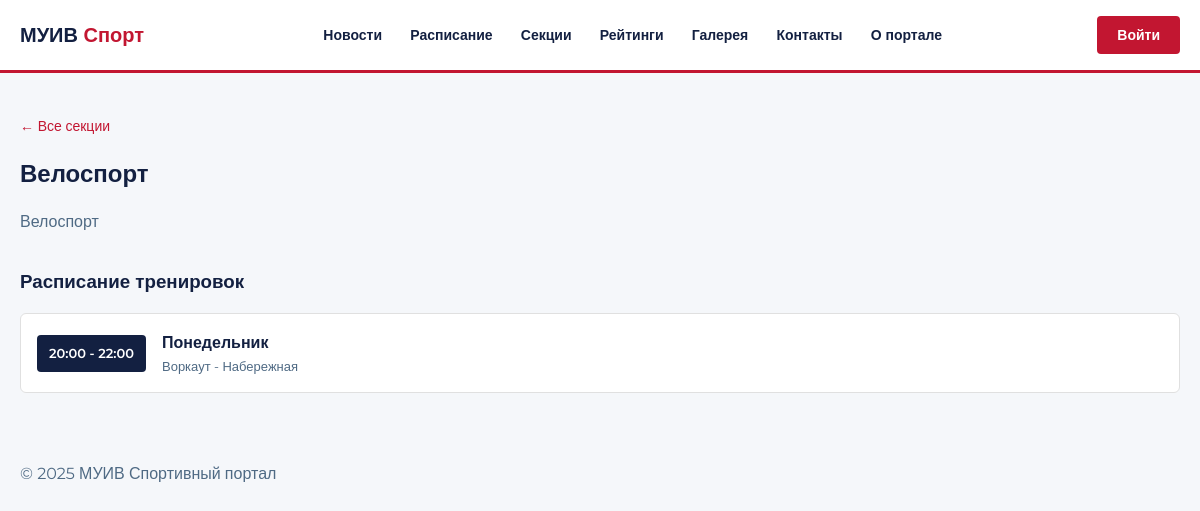
Screenshot of /sports/2/ with the database file from the repository.
### main/models.py (models this page shows, shortened)
class Sport(models.Model):
    name        = models.CharField(max_length=100, verbose_name='Название')
    description = models.TextField(verbose_name='Описание')
    class Meta:
        verbose_name        = 'Вид спорта'
        verbose_name_plural = 'Виды спорта'

class Training(models.Model):
    DAYS = [
        ('mon', 'Понедельник'),
        ('tue', 'Вторник'),
        ('wed', 'Среда'),
        ('thu', 'Четверг'),
        ('fri', 'Пятница'),
        ('sat', 'Суббота'),
        ('sun', 'Воскресенье'),
    ]
    TYPES = [
        ('home',    'Индивидуальная'),
        ('gym',     'Тренажёрный зал'),
        ('section', 'Секция'),
        ('workout', 'Воркаут'),
    ]
    sport      = models.ForeignKey(Sport, on_delete=models.CASCADE, verbose_name='Вид спорта')
    type       = models.CharField(max_length=20, choices=TYPES, default='section', verbose_name='Тип')
    day        = models.CharField(max_length=3, choices=DAYS, verbose_name='День недели')
    time_start = models.TimeField(verbose_name='Начало')
    time_end   = models.TimeField(verbose_name='Конец')
    location   = models.CharField(max_length=200, blank=True, verbose_name='Место')
    capacity   = models.PositiveIntegerField(default=20, verbose_name='Мест всего')
    notes      = models.TextField(blank=True, verbose_name='Описание / задание')
    class Meta:
        verbose_name        = 'Тренировка'
        verbose_name_plural = 'Расписание'
        ordering            = ['day', 'time_start']

### main/views.py (the view)
# urls.py: path('sports/<int:pk>/', views.sport_detail, name='sport_detail'),
def sport_detail(request, pk):
    sport = get_object_or_404(Sport, pk=pk)
    trainings = Training.objects.filter(sport=sport)
    return render(request, 'sport_detail.html', {
        'sport': sport,
        'trainings': trainings
    })

### templates/sport_detail.html (shortened to what this page needs)
{% extends 'base.html' %}
{% block content %}
<div class="container" style="padding-top: 40px; padding-bottom: 60px;">
  <a href="/sports/" style="font-size: 14px;">← Все секции</a>
  <h2 style="margin-top: 16px;">{{ sport.name }}</h2>
  <p style="margin-top: 8px;">{{ sport.description }}</p>
  <h3 style="margin-top: 32px;">Расписание тренировок</h3>
  <div style="margin-top: 16px;">
    {% for t in trainings %}
      <div style="background: var(--white); border: 1px solid var(--border); border-radius: 6px; padding: 16px; margin-bottom: 8px; display: flex; gap: 16px; align-items: center;">
        <div style="background: var(--dark); color: var(--white); border-radius: 4px; padding: 8px 12px; font-size: 13px; font-weight: 600; white-space: nowrap;">
          {{ t.time_start|time:"H:i" }} - {{ t.time_end|time:"H:i" }}
        </div>
        <div>
          <div style="font-weight: 600;">{{ t.get_day_display }}</div>
          <div style="font-size: 13px; color: var(--muted);">{{ t.get_type_display }} - {{ t.location }}</div>
        </div>
      </div>
    {% empty %}
      <p>Тренировок пока нет</p>
    {% endfor %}
  </div>
</div>
{% endblock %}

### static/css/style.css (style rules this page uses)
:root { --red: #C21631; --dark: #132041; --muted: #4F6A84; --border: #E0E0E0; --bg: #F5F7FA; --white: #FFFFFF; }
* { box-sizing: border-box; margin: 0; padding: 0; }
body { font-family: 'Montserrat', sans-serif; font-size: 16px; color: var(--dark); background: var(--bg); line-height: 1.6; }
.container { max-width: 1200px; margin: 0 auto; padding: 0 20px; }
h1, h2, h3 { font-weight: 700; margin-bottom: 16px; }
p { color: var(--muted); margin-bottom: 12px; }
a { color: var(--red); text-decoration: none; }

### rows the page displays
Sport: name "Велоспорт", description "Велоспорт"
Training: time_start "20:00", time_end "22:00", day "Понедельник", type "Воркаут", location "Набережная"
